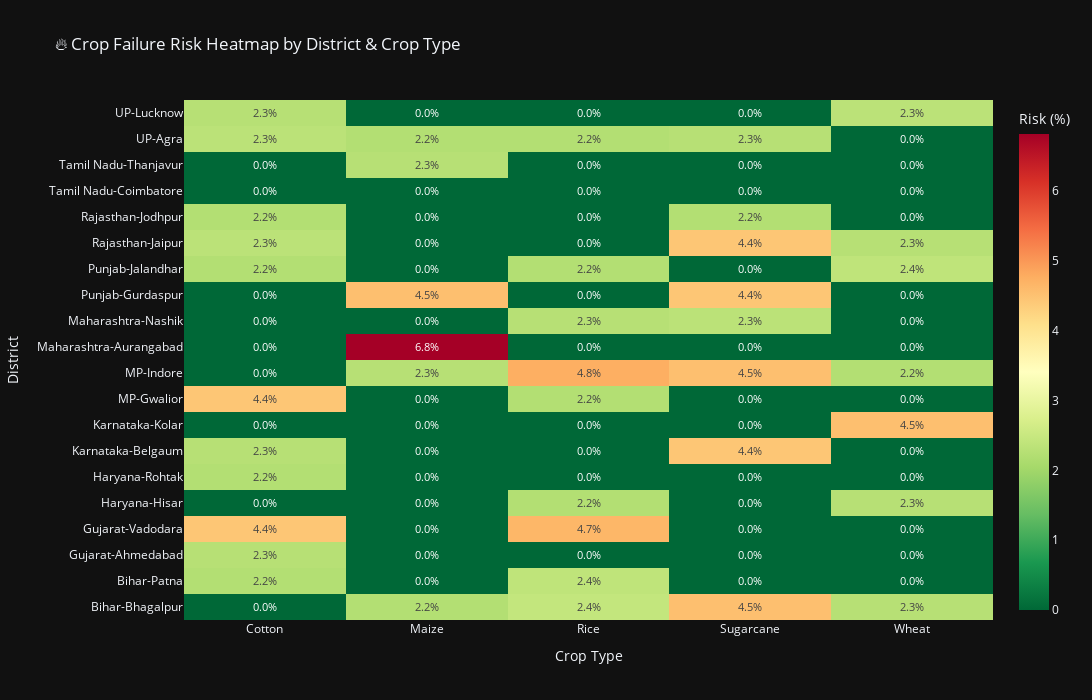

Write notebook code for a chart like this one.
### Code cell
# 12.1: Calculate Risk Scores
risk_data = df.groupby(['District', 'Crop']).agg({
    'Failure': 'mean',
    'Yield_tons_ha': 'mean',
    'Rainfall_mm': 'mean'
}).reset_index()

risk_data['Risk_Score'] = risk_data['Failure'] * 100

# 12.2: Create Heatmap
pivot_risk = risk_data.pivot(index='District', columns='Crop', values='Risk_Score')

fig = go.Figure(data=go.Heatmap(
    z=pivot_risk.values,
    x=pivot_risk.columns,
    y=pivot_risk.index,
    colorscale='RdYlGn_r',
    text=np.round(pivot_risk.values, 1),
    texttemplate='%{text:.1f}%',
    textfont={"size": 11},
    colorbar=dict(title="Risk (%)")
))

fig.update_layout(
    title="🔥 Crop Failure Risk Heatmap by District & Crop Type",
    xaxis_title="Crop Type",
    yaxis_title="District",
    height=700, width=1200,
    template='plotly_dark'
)
fig.show()

print("Risk Analysis Complete!")
print(risk_data.head(10))

### Figure 1 — Plotly figure (JSON) as saved in the notebook; plotly's stock layout.template omitted (floating-point values rounded to 4 significant figures)
{"data": [{"colorbar": {"title": {"text": "Risk (%)"}}, "colorscale": [[0, "rgb(0,104,55)"], [0.1, "rgb(26,152,80)"], [0.2, "rgb(102,189,99)"], [0.3, "rgb(166,217,106)"], [0.4, "rgb(217,239,139)"], [0.5, "rgb(255,255,191)"], [0.6, "rgb(254,224,139)"], [0.7, "rgb(253,174,97)"], [0.8, "rgb(244,109,67)"], [0.9, "rgb(215,48,39)"], [1, "rgb(165,0,38)"]], "text": [[0.0, 2.2, 2.4, 4.5, 2.3], [2.2, 0.0, 2.4, 0.0, 0.0], [2.3, 0.0, 0.0, 0.0, 0.0], [4.4, 0.0, 4.7, 0.0, 0.0], [0.0, 0.0, 2.2, 0.0, 2.3], [2.2, 0.0, 0.0, 0.0, 0.0], [2.3, 0.0, 0.0, 4.4, 0.0], [0.0, 0.0, 0.0, 0.0, 4.5], [4.4, 0.0, 2.2, 0.0, 0.0], [0.0, 2.3, 4.8, 4.5, 2.2], [0.0, 6.8, 0.0, 0.0, 0.0], [0.0, 0.0, 2.3, 2.3, 0.0], [0.0, 4.5, 0.0, 4.4, 0.0], [2.2, 0.0, 2.2, 0.0, 2.4], [2.3, 0.0, 0.0, 4.4, 2.3], [2.2, 0.0, 0.0, 2.2, 0.0], [0.0, 0.0, 0.0, 0.0, 0.0], [0.0, 2.3, 0.0, 0.0, 0.0], [2.3, 2.2, 2.2, 2.3, 0.0], [2.3, 0.0, 0.0, 0.0, 2.3]], "textfont": {"size": 11}, "texttemplate": "%{text:.1f}%", "type": "heatmap", "x": ["Cotton", "Maize", "Rice", "Sugarcane", "Wheat"], "y": ["Bihar-Bhagalpur", "Bihar-Patna", "Gujarat-Ahmedabad", "Gujarat-Vadodara", "Haryana-Hisar", "Haryana-Rohtak", "Karnataka-Belgaum", "Karnataka-Kolar", "MP-Gwalior", "MP-Indore", "Maharashtra-Aurangabad", "Maharashtra-Nashik", "Punjab-Gurdaspur", "Punjab-Jalandhar", "Rajasthan-Jaipur", "Rajasthan-Jodhpur", "Tamil Nadu-Coimbatore", "Tamil Nadu-Thanjavur", "UP-Agra", "UP-Lucknow"], "z": [[0.0, 2.222, 2.439, 4.545, 2.273], [2.222, 0.0, 2.381, 0.0, 0.0], [2.273, 0.0, 0.0, 0.0, 0.0], [4.444, 0.0, 4.651, 0.0, 0.0], [0.0, 0.0, 2.222, 0.0, 2.273], [2.222, 0.0, 0.0, 0.0, 0.0], [2.273, 0.0, 0.0, 4.444, 0.0], [0.0, 0.0, 0.0, 0.0, 4.545], [4.444, 0.0, 2.222, 0.0, 0.0], [0.0, 2.273, 4.762, 4.545, 2.222], [0.0, 6.818, 0.0, 0.0, 0.0], [0.0, 0.0, 2.273, 2.326, 0.0], [0.0, 4.545, 0.0, 4.444, 0.0], [2.222, 0.0, 2.222, 0.0, 2.381], [2.326, 0.0, 0.0, 4.444, 2.273], [2.222, 0.0, 0.0, 2.222, 0.0], [0.0, 0.0, 0.0, 0.0, 0.0], [0.0, 2.273, 0.0, 0.0, 0.0], [2.326, 2.222, 2.222, 2.273, 0.0], [2.273, 0.0, 0.0, 0.0, 2.326]]}], "layout": {"height": 700, "title": {"text": "🔥 Crop Failure Risk Heatmap by District & Crop Type"}, "width": 1200, "xaxis": {"title": {"text": "Crop Type"}}, "yaxis": {"title": {"text": "District"}}}}
